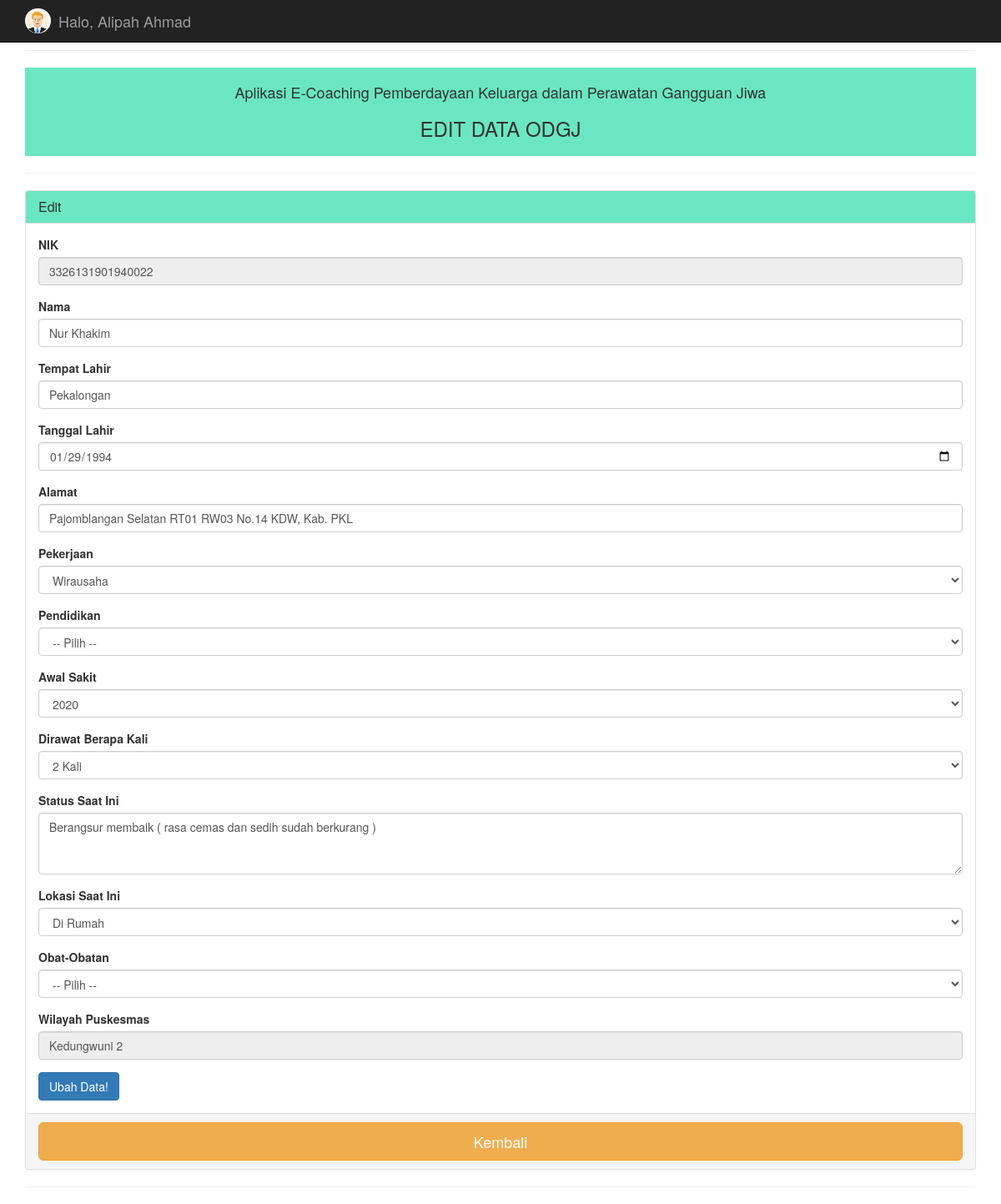
The page /editodgj_kader.php?id=3326131901940022 (signed in) on the database its author committed.
### tables this page shows
CREATE TABLE `odgj` (
  `nik` varchar(200) NOT NULL,
  `nama` varchar(200) NOT NULL,
  `tempat_lahir` varchar(200) NOT NULL,
  `tgl_lahir` date NOT NULL,
  `alamat` varchar(200) NOT NULL,
  `pekerjaan` varchar(200) NOT NULL,
  `pendidikan` varchar(200) NOT NULL,
  `awal_sakit` year(4) NOT NULL,
  `rawat` varchar(200) NOT NULL,
  `status` text NOT NULL,
  `posisi` varchar(200) NOT NULL,
  `obat` varchar(200) NOT NULL,
  `puskesmas` varchar(100) NOT NULL
);

### editodgj_kader.php (the view, shortened to what this page needs)
<?php
include "connection.php";
?>
<!DOCTYPE html>
<html>
<head>
	<link rel="stylesheet" href="assets/bootstrap/css/bootstrap.min.css">
	<link rel="stylesheet" href="assets/font-awesome/css/font-awesome.min.css">
</head>
<body>
	<nav class="navbar navbar-inverse navbar-fixed-top" role="navigation">
		<div class="container">
			<div class="navbar-header">
				<a class="navbar-brand" href="#">
					<?php
					echo "<img style='height: 30px; margin-top: -5px;' src='assets/img/icon/avatar.png' class='img-circle'>";
					?>
					<div class="pull-left">
						<p style="margin: -25px 40px 10px;">Halo, <?php echo $_SESSION['nama']; ?></p>
					</div>
				</a>
			</div>
		</div>
	</nav>
	<div class="container" style="margin-top:40px">
		<hr>
		<div class="d" style="background-color: #6ae6c2; padding:10px;">
			<h4 align=center>Aplikasi E-Coaching Pemberdayaan Keluarga dalam Perawatan Gangguan Jiwa</h4>
			<h3 align=center>EDIT DATA ODGJ</h3>
		</div>
		<hr>
		<div class="panel panel-default">
			<div class="panel-heading" style="background-color:  #6ae6c2;">
				<h3 class="panel-title">Edit</h3>
			</div>
			<div class="panel-body">
				<div class="form-bottom">
					<form role="form" action="" method="post" class="login-form">
						<?php
						$id = $_GET['id'];
						$data = mysqli_query($connection, "select * from odgj where nik='$id'");
						$d = mysqli_fetch_array($data)
						?>
						<div class="form-group">
							<label>NIK</label>
							<input type="text" name="nik" value="<?php echo $d['nik']; ?>" class="form-control" readonly>
						</div>
						<div class="form-group">
							<label>Nama</label>
							<input type="text" name="nama" value="<?php echo $d['nama']; ?>" class="form-control" required>
						</div>
						<div class="form-group">
							<label>Tempat Lahir</label>
							<input type="text" name="tempat" value="<?php echo $d['tempat_lahir']; ?>" class="form-control" required>
						</div>
						<div class="form-group">
							<label>Tanggal Lahir</label>
							<input type="date" name="tgl" value="<?php echo $d['tgl_lahir']; ?>" class="form-date form-control" required>
						</div>
						<div class="form-group">
							<label>Alamat</label>
							<input type="text" name="alamat" value="<?php echo $d['alamat']; ?>" class="form-control" req>
						</div>
						<div class="form-group">
							<label>Pekerjaan</label>
							<select name="pekerjaan" class="form-control" required>
								<option value="Wirausaha" <?= ($d['pekerjaan'] == 'Wirausaha') ? 'selected' : '' ?>>Wirausaha</option>
							</select>
						</div>
						<div class="form-group">
							<label>Pendidikan</label>
							<select name="pendidikan" class="form-control" required>
								<option value="">-- Pilih --</option>
							</select>
						</div>
						<div class="form-group">
							<label>Awal Sakit</label>
							<select name="awal" id="" class="form-control" required>
								<?php for ($i = 1998; $i <= date('Y'); $i++) { ?>
									<?php if ($i == $d['awal_sakit']) { ?>
										<option value="<?= $i ?>" selected><?= $i ?></option>
									<?php } else { ?>
										<option value="<?= $i ?>"><?= $i ?></option>
									<?php } ?>
								<?php } ?>
							</select>
						</div>
						<div class="form-group">
							<label>Dirawat Berapa Kali</label>
							<select name="rawat" id="" class="form-control" required>
								<?php for ($i = 1; $i <= 10; $i++) { ?>
									<?php if ($i  == $d['rawat']) { ?>
										<option value="<?= $i ?> " selected><?= $i ?> Kali</option>
									<?php } else { ?>
										<option value="<?= $i ?>"><?= $i ?> Kali</option>
									<?php } ?>
								<?php } ?>
							</select>
						</div>
						<div class="form-group">
							<label>Status Saat Ini</label>
							<textarea rows="3" name="status" class="form-control"><?php echo $d['status']; ?></textarea>
						</div>
						<div class="form-group">
							<label>Lokasi Saat Ini</label>
							<select name="lokasi" class="form-control" required>
								<option value="Di Rumah" <?= ($d['posisi'] == 'Di Rumah') ? 'selected' : '' ?>>Di Rumah</option>
							</select>
						</div>
						<div class="form-group">
							<label>Obat-Obatan</label>
							<select name="obat" class="form-control" required>
								<option value="">-- Pilih --</option>
							</select>
						</div>
						<div class="form-group">
							<label>Wilayah Puskesmas</label>
							<input type="text" name="puskesmas" value="<?php echo $d['puskesmas']; ?>" class="form-control" readonly>
						</div>
						<button type="submit" name="submit" class="btn btn-primary">Ubah Data!</button>
					</form>
				</div>
			</div>
			<div class="panel-footer">
				<a href="data_odjg_kader.php"><button type="button" class="btn btn-block btn-warning btn-lg">Kembali</button></a>
			</div>
		</div>
		<hr>
	</div>
</body>
</html>

### rows shown on the page
odgj: nik "3326131901940022", nama "Nur Khakim", tempat "Pekalongan", tgl "01/29/1994", alamat "Pajomblangan Selatan RT01 RW03 No.14 KDW, Kab. PKL", pekerjaan "Wirausaha", awal "2020", rawat "2 Kali", status "Berangsur membaik ( rasa cemas dan sedih sudah berkurang )", lokasi "Di Rumah", puskesmas "Kedungwuni 2"

### other values the page prints
$_SESSION['nama'] "Alipah Ahmad"
